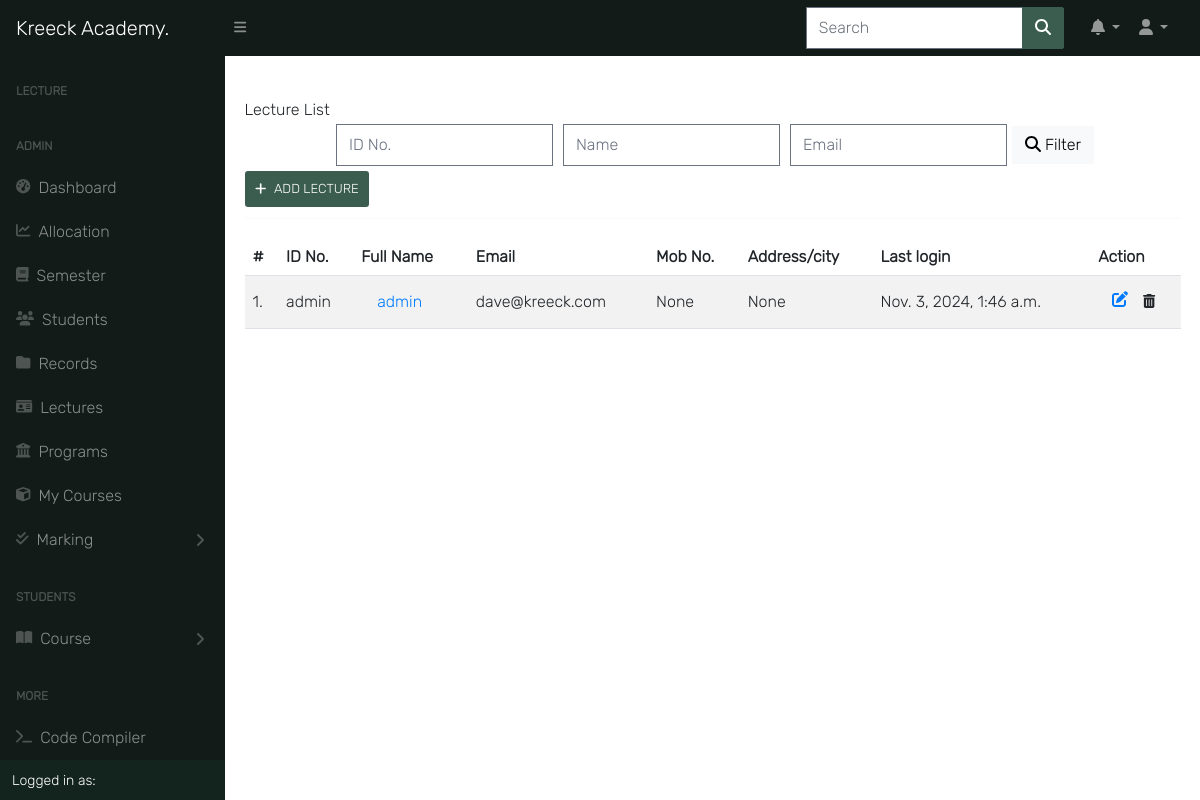
Page /auth/lecturers/ (signed in) on the earlier database version.
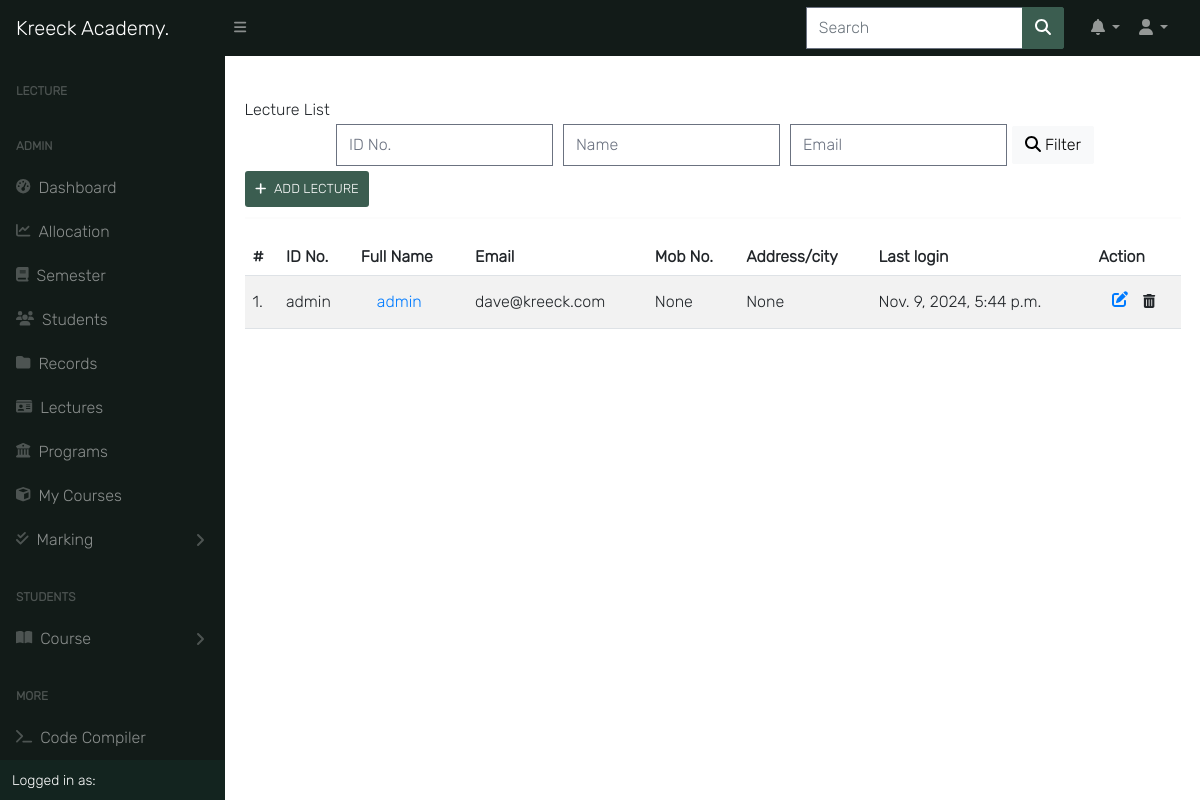
Same page on the later database version.
### accounts/models.py (models this page shows, shortened)
class User(AbstractUser):
    is_student = models.BooleanField(default=False)
    is_lecturer = models.BooleanField(default=False)
    is_parent = models.BooleanField(default=False)
    is_dep_head = models.BooleanField(default=False)
    phone = models.CharField(max_length=60, blank=True, null=True)
    address = models.CharField(max_length=60, blank=True, null=True)
    picture = models.ImageField(upload_to='profile_pictures/%y/%m/%d/', default='default.png', null=True)
    email = models.EmailField(blank=True, null=True)
    username_validator = ASCIIUsernameValidator()
    objects = UserManager()
    @property
    def get_full_name(self):
        full_name = self.username
        if self.first_name and self.last_name:
            full_name = self.first_name + " " + self.last_name
        return full_name

### accounts/views.py (the view)
# urls.py: path('lecturers/', LecturerListView.as_view(), name='lecturer_list'),
@method_decorator([login_required, admin_required], name='dispatch')
class LecturerListView(ListView):
    queryset = User.objects.filter(is_lecturer=True)
    template_name = "accounts/lecturer_list.html"
    paginate_by = 10  # if pagination is desired
    def get_context_data(self, **kwargs):
        context = super().get_context_data(**kwargs)
        context['title'] = "Lecturers | Kreeck Academy"
        return context

### templates/accounts/lecturer_list.html (shortened to what this page needs)
{% extends 'base.html' %}
{% load crispy_forms_tags %}
{% block content %}
<h3 class="mt mt-4">Lecture List</h3>
<div class="content-center">
    <form class="search-form" action="" method="POST">{% csrf_token %}
        <input class="au-input" type="text" name="id_no" placeholder="ID No." value="{{ request.GET.id_no }}"/>
        <input class="au-input" type="text" name="name" placeholder="Name" value="{{ request.GET.name }}"/>
        <input class="au-input" type="text" name="email" placeholder="Email" value="{{ request.GET.email }}"/>
        <button class="btn btn-light" type="submit">
            <i class="fas fa-search"></i>  Filter
        </button>
    </form>
</div>
{% if request.user.is_superuser %}
<a class="add-button" href="{% url 'add_lecturer' %}"><i class="fas fa-plus"></i>Add Lecture</a>
{% endif %}
<hr>
<br>
<div class="table-responsive">
    <table  class="table table-striped ">
        <thead class="thead thead-dark">
            <tr>
                <th scope="col">#</th>
                <th scope="col"> ID No. </th>
                <th scope="col"> Full Name </th>
                <th scope="col"> Email </th>
                <th scope="col"> Mob No. </th>
                <th scope="col"> Address/city </th>
                <th scope="col"> Last login </th>
                {% if request.user.is_superuser %}
                <th scope="col"> Action </th>
                {% endif %}
            </tr>
        </thead>
        <tbody>
            {% for lecturer in object_list %}
            <tr>
                <td data-label="#"> {{ forloop.counter }}.</td>
                <td data-label="Username">{{ lecturer.username }}</td>
                <td data-label="Full Names"><a href="{% url 'profile_single' lecturer.id %}">{{ lecturer.get_full_name }}</a></td>
                <td data-label="Email">{{ lecturer.email }}</td>
                <td data-label="Phone">{{ lecturer.phone }}</td>
                <td data-label="Address">{{ lecturer.address }}</td>
                <td data-label="Last Login">{{ lecturer.last_login }}</td>
                {% if request.user.is_superuser %}
                <td >
                    <div class="update-delete">
                        <a href="{% url 'staff_edit' pk=lecturer.pk %}" class="update"><i class="fas fa-edit"></i></a>
                        <form action="{% url 'lecturer_delete' pk=lecturer.pk %}">{% csrf_token %}
                            <button type="submit" class="btn btn-sm"><i class="fas fa-trash-alt"></i></button>
                        </form>
                    </div>
                </td>
                {% endif %}
            {% endfor %}
        </tbody>
        </table>
</div>
</div>
</div>
{% endblock content %}

Differences in the rows shown:
changed User "admin": last_login "Nov. 3, 2024, 1:46 a.m." → "Nov. 9, 2024, 5:44 p.m."
